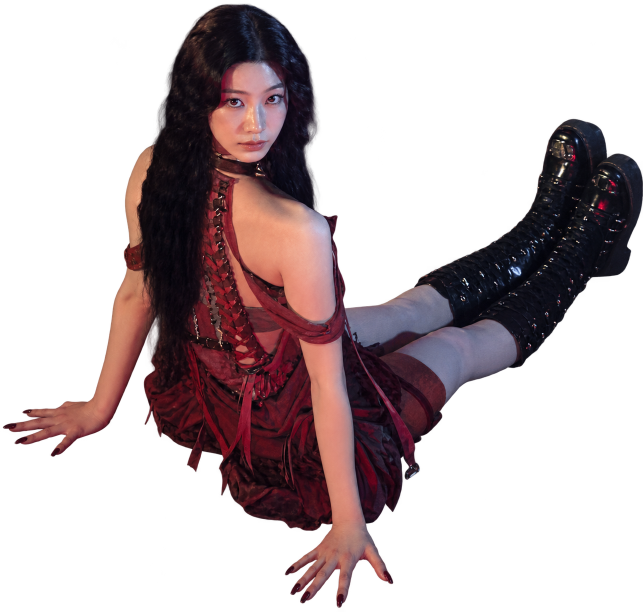
#> input picture original_images/kazuha_zombie.png, 1286 x 1223 px, found by its file name (shown at 1/2 size)
$ python prep-obstacle-image.py original_images/kazuha_zombie.png
#> lines starting #> are read from the running program, lines starting #| are printed output that depends on the picture; after the words box and inside, x2 and y2 are one past the last pixel; in counts of white or black regions, pixels touching at a corner belong together
### tools/prep_common.py
"""Helpers shared by the sprite prep scripts."""

# Alpha at or below this is generator noise (faint specks across the
# background, a thin ring around the outline), not content.
ALPHA_NOISE_MAX = 8


def clean_alpha(img):
    """Return a copy of an RGBA image with every pixel whose alpha is at or
    below ALPHA_NOISE_MAX made fully transparent (RGBA 0), so the alpha
    bounding box ignores noise and the saved PNG carries no faint specks."""
    noise = img.getchannel('A').point(
        lambda a: 255 if a <= ALPHA_NOISE_MAX else 0)
    out = img.copy()
    out.paste((0, 0, 0, 0), mask=noise)
    return out


def require_transparency(img, label):
    """Exit with a helpful message unless all four corners of an RGBA image
    are (nearly) transparent. Image generators sometimes return an opaque
    backdrop or a drawn checkerboard instead of real alpha, which would
    defeat the alpha bounding-box crop."""
    w, h = img.size
    corners = [(0, 0), (w - 1, 0), (0, h - 1), (w - 1, h - 1)]
    alphas = [img.getpixel(c)[3] for c in corners]
    if all(a <= ALPHA_NOISE_MAX for a in alphas):
        return
    raise SystemExit(
        f'{label} has no real transparent background (corner alpha '
        f'{alphas}): it has an opaque backdrop or a drawn checkerboard. '
        'Regenerate it with a transparent background, or remove the '
        'background first, e.g. `uvx rembg i in.png out.png` (one '
        'suggestion).')

### tools/prep-obstacle-image.py
#!/usr/bin/env python3
"""Turn a generated character cutout into an obstacle sprite.

    python3 tools/prep-obstacle-image.py original_images/kazuha_zombie.png
    python3 tools/prep-obstacle-image.py original_images/"chaewon_ flamingo.png" \
        --out public/assets/sprites/obstacles/chaewon-flamingo.png --height 280

Unlike the scenery images (crop_band + force_seam), these source images are
already single subjects on a transparent background at large, uneven sizes —
they just need a tight alpha crop and a uniform height so every obstacle
sprite scales consistently in `ObstacleSpawner.js` (see `OBSTACLE_SPRITES` in
`src/config/obstacleSprites.js` and docs/image-assets.md).

  1. open as RGBA; refuse it unless all four corners are transparent (an
     opaque backdrop or drawn checkerboard would defeat the crop)
  2. zero faint alpha noise (`clean_alpha`), then crop to the alpha bounding
     box (`Image.getbbox()`) — no padding, feet
     (bottom of the art) end up on the bottom edge of the crop
  3. resize with LANCZOS so the output height == --height, keeping aspect
     (width follows); default 280 = 2x the tallest logical obstacle height
     (140, the wall sprite, docs/image-assets.md)
  4. save as PNG with optimize=True

Needs pillow (pip3 install --user pillow).
"""
import argparse
import os

from PIL import Image

from prep_common import clean_alpha, require_transparency

DEFAULT_HEIGHT = 280


def slugify(path):
    base = os.path.splitext(os.path.basename(path))[0]
    return base.lower().replace(' ', '').replace('_', '-')


def main():
    ap = argparse.ArgumentParser(description=__doc__,
                                 formatter_class=argparse.RawDescriptionHelpFormatter)
    ap.add_argument('image', help='source PNG (RGBA, transparent background)')
    ap.add_argument('--out', help='output path (default: '
                                  'public/assets/sprites/obstacles/<slug>.png)')
    ap.add_argument('--height', type=int, default=DEFAULT_HEIGHT,
                    help=f'output height in px (default {DEFAULT_HEIGHT})')
    args = ap.parse_args()

    src = Image.open(args.image).convert('RGBA')
#> src is the input picture: PIL image 1286x1223 RGBA; mean R, G, B, A 31.4, 18.7, 20.8, 92.2
    print(f'{args.image}: {src.width}x{src.height}')
#| original_images/kazuha_zombie.png: 1286x1223

    require_transparency(src, args.image)
#> in require_transparency, `alphas = [img.getpixel(c)[3] for c in corners]`: alphas = [0, 0, 0, 0]
    src = clean_alpha(src)
#> in clean_alpha, `noise = img.getchannel('A').point( lambda a: 255 if a <= ALPHA_NOISE_M..`:
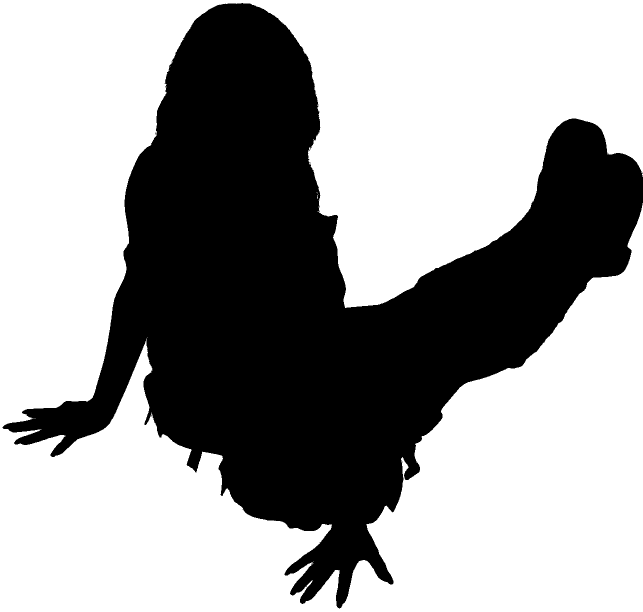
#> noise: PIL image 1286x1223 L (shown at 1/2 size); 62.8% white; 7 black regions (6 under 20 px), largest, box (x1, y1, x2, y2) and area: (5, 6, 1286, 1217) 585082
    bbox = src.getbbox()
#> bbox = (5, 6, 1286, 1217)
    if bbox is None:
        raise SystemExit('image is fully transparent, nothing to crop')
    cropped = src.crop(bbox)
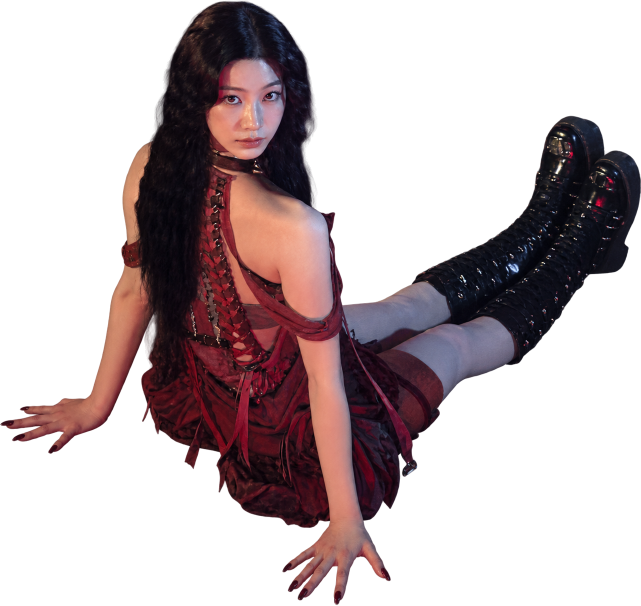
#> cropped: PIL image 1281x1211 RGBA (shown at 1/2 size); mean R, G, B, A 31.3, 18.8, 20.9, 93.5; transparent parts drawn white
    print(f'  cropped to alpha bbox {cropped.width}x{cropped.height}')
#|   cropped to alpha bbox 1281x1211

    scale = args.height / cropped.height
#> scale = 0.231
    out_w = round(cropped.width * scale)
#> out_w = 296
    out = cropped.resize((out_w, args.height), Image.LANCZOS)
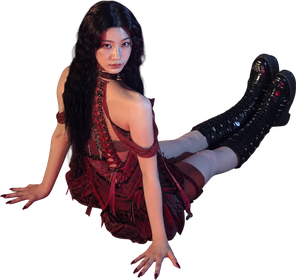
#> out: PIL image 296x280 RGBA; mean R, G, B, A 32.5, 19.3, 21.5, 93.5; transparent parts drawn white

    dest = args.out or f'public/assets/sprites/obstacles/{slugify(args.image)}.png'
    os.makedirs(os.path.dirname(dest) or '.', exist_ok=True)
    out.save(dest, optimize=True)
    print(f'  wrote {dest} ({out.width}x{out.height})')
#|   wrote public/assets/sprites/obstacles/kazuha-zombie.png (296x280)


if __name__ == '__main__':
    main()

$ run again, with original_images/Zombie Running Cycle.png copied over original_images/kazuha_zombie.png
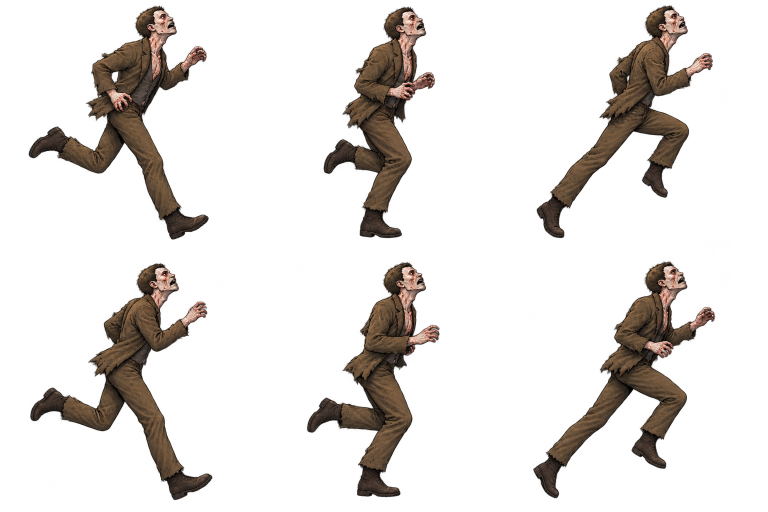
#> input picture original_images/Zombie Running Cycle.png, 1536 x 1024 px, found by its file name (shown at 1/2 size)
#> in main, src is the input picture: PIL image 1536x1024 RGBA; mean R, G, B, A 44, 33.8, 25.9, 42.4
#| original_images/kazuha_zombie.png: 1536x1024
#> alphas = [0, 0, 0, 0]
#> in clean_alpha, `noise = img.getchannel('A').point( lambda a: 255 if a <= ALPHA_NOISE_M..`:
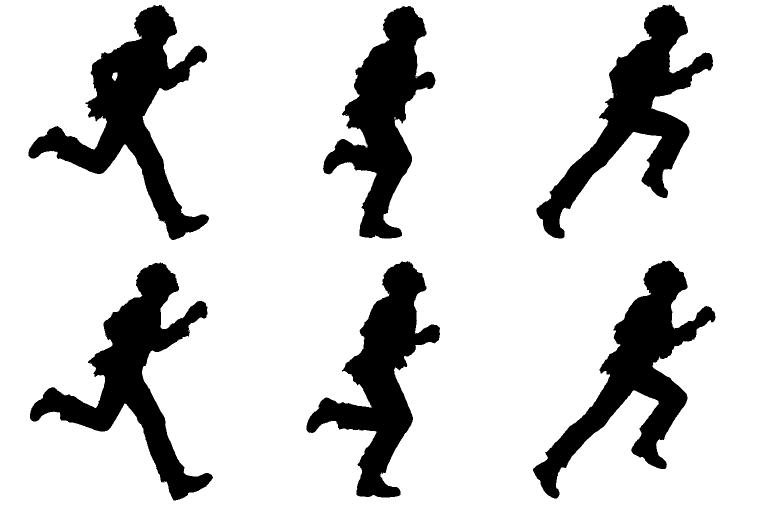
#> noise: PIL image 1536x1024 L (shown at 1/2 size); 82.3% white; 9 black regions (3 under 20 px), largest, box (x1, y1, x2, y2) and area: (57, 10, 418, 480) 50287, (60, 525, 426, 1001) 47959, (1066, 521, 1431, 997) 47593, (1073, 9, 1426, 477) 45540, (613, 522, 880, 995) 44279, (646, 12, 871, 477) 42813
#> bbox = (57, 9, 1431, 1001)
#|   cropped to alpha bbox 1374x992
#> in main, `out = cropped.resize((out_w, args.height), Image.LANCZOS)`:
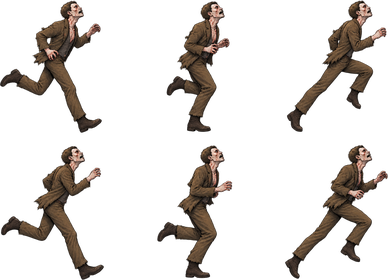
#> out: PIL image 388x280 RGBA; mean R, G, B, A 18.3, 13.9, 10.5, 48.9; transparent parts drawn white
#|   wrote public/assets/sprites/obstacles/kazuha-zombie.png (388x280)

$ run again, with original_images/chaewon_ flamingo.png copied over original_images/kazuha_zombie.png
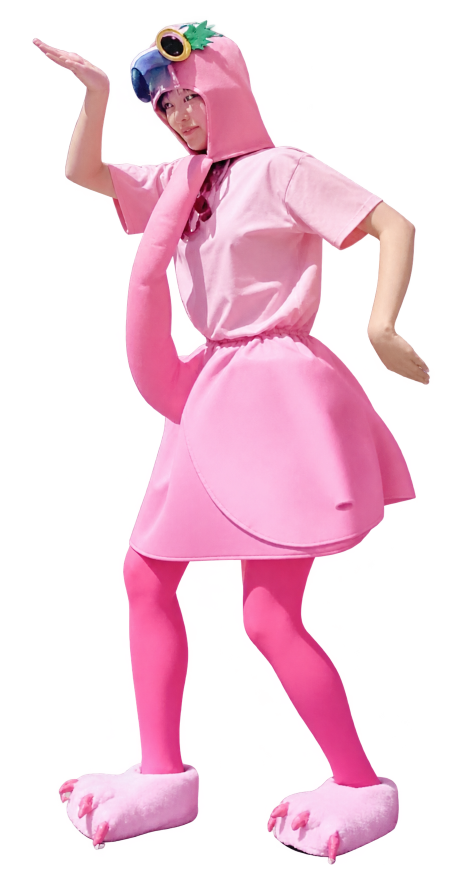
#> input picture original_images/chaewon_ flamingo.png, 901 x 1744 px, found by its file name (shown at 1/2 size)
#> in main, src is the input picture: PIL image 901x1744 RGBA; mean R, G, B, A 104.9, 64.4, 82.8, 97.3
#| original_images/kazuha_zombie.png: 901x1744
#> alphas = [0, 0, 0, 0]
#> in clean_alpha, `noise = img.getchannel('A').point( lambda a: 255 if a <= ALPHA_NOISE_M..`:
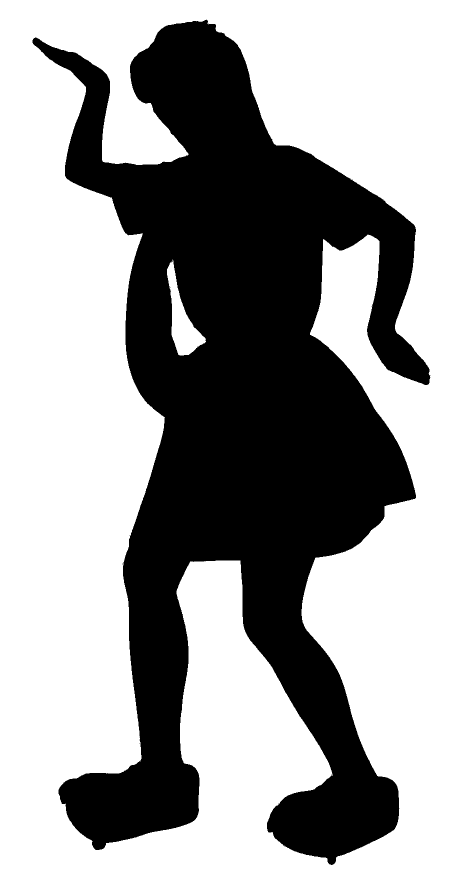
#> noise: PIL image 901x1744 L (shown at 1/2 size); 61% white; 10 black regions (9 under 20 px), largest, box (x1, y1, x2, y2) and area: (65, 39, 861, 1730) 613032
#> bbox = (65, 39, 861, 1730)
#|   cropped to alpha bbox 796x1691
#> in main, `out = cropped.resize((out_w, args.height), Image.LANCZOS)`:
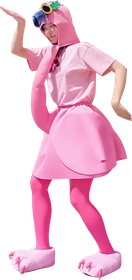
#> out: PIL image 132x280 RGBA; mean R, G, B, A 113.3, 70.1, 88.6, 113.6; transparent parts drawn white
#|   wrote public/assets/sprites/obstacles/kazuha-zombie.png (132x280)
